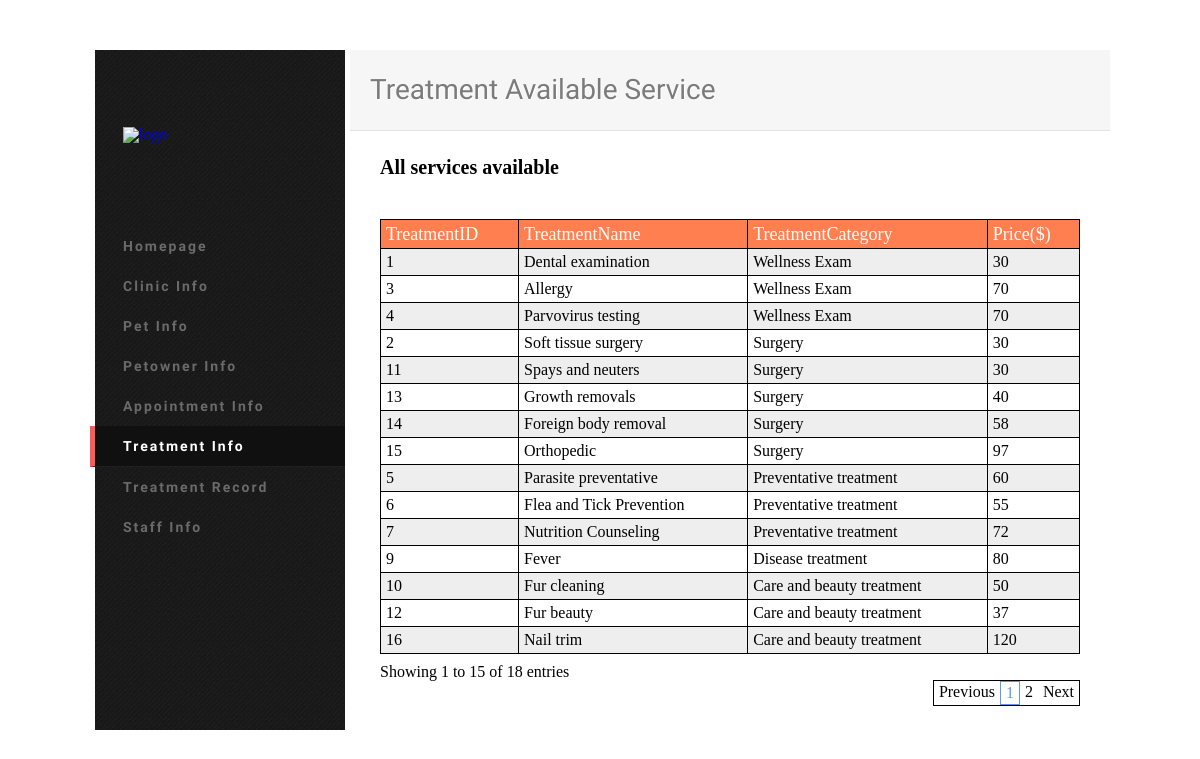
The app's page /treatmentinfo.php?page=1 with its own data.
### tables this page shows
CREATE TABLE `treatment` (
  `TreatmentID` int(11) NOT NULL,
  `TreatmentName` varchar(45) NOT NULL,
  `TreatmentCategoryID` varchar(45) NOT NULL,
  `Price` varchar(45) NOT NULL
);

CREATE TABLE `treatmentcategory` (
  `TreatmentCategoryID` varchar(45) NOT NULL,
  `TreatmentCategory` varchar(45) NOT NULL
);

### treatmentinfo.php (the view, shortened to what this page needs)
<!DOCTYPE html>
<html>
		<head>
			<link rel="stylesheet" type="text/css" href="css/treatmentinfo.css" />
		</head>
		<body>
			<div class="container">
				<aside id="sidebar">
					<a href="#" class="logo"><img src="pic/logo2.png" alt="logo" /></a>
					<nav class="main-nav">
						<ul>
							<li><a href="homepage.html">Homepage</a></li>
							<li><a href="clinicinfohomepage.php">Clinic Info</a></li>
							<li><a href="petview.php?page=1">Pet Info</a></li>
							<li><a href="petowner.php">Petowner Info</a></li>
							<li><a href="appointmentinfo.html">Appointment Info</a></li>
							<li class="active"><a href="treatmentinfo.php?page=1">Treatment Info</a></li>
							<li><a href="treatmentrecord.php">Treatment Record</a></li>
							<li><a href="staffinfo.php">Staff Info</a></li>
						</ul>
					</nav>
				</aside>
				<section id="content">
						<header>
								<h1>Treatment Available Service</h1>
						</header>
						<div class="main"><br>
							<h2 style="margin-left: 20px; padding:10px;">All services available</h2>
							<br><br>
							<?php
                            $con = mysql_connect("localhost", "root");
							$page = $_GET['page'];
                            $pagesize = 15;
							$pagenumber = ($page - 1)*$pagesize;
							$num = mysql_num_rows(mysql_query("SELECT * FROM treatment"));
							$pagenumber_min = ($page - 1)*$pagesize+1;
							if(($num-($page - 1)*$pagesize)<$pagesize){
								$pagenumber_max = $num;
							}
							else{
								$pagenumber_max = $pagenumber+$pagesize;
							}
							$pageabsolute = ceil($num/$pagesize);
                            $sql = "SELECT * FROM treatment INNER JOIN treatmentcategory ON treatment.TreatmentCategoryID=treatmentcategory.TreatmentCategoryID limit $pagenumber, $pagesize";
                            $mydata = mysql_query($sql, $con);
							echo "<table>
								<tr>
									<th>TreatmentID</th>
									<th>TreatmentName</th>
									<th>TreatmentCategory</th>
									<th>Price($)</th>
								</tr>";
                            while($record = mysql_fetch_array($mydata)){
                                echo "<tr>";
                                echo "<td>" . $record['TreatmentID'] . "</td>";
                                echo "<td>" . $record['TreatmentName'] . "</td>";
                                echo "<td>" . $record['TreatmentCategory'] . "</td>";
                                echo "<td>" . $record['Price'] . "</td>";
                                echo "</tr>";
                            }
                            echo "</table>";
                            ?>
							<div class="move";>
								Showing <strong><?php echo $pagenumber_min?></strong> to <strong><?php echo $pagenumber_max?></strong> of <strong><?php echo $num?></strong> entries</div>
							<aside id="pageselect">
								<nav class="page-nav">
								<ul>
									<?php
									if($page == 1){
									echo'<li><a href="treatmentinfo.php?page='.($page).'">Previous</a><li>';
									}
								else{
									echo'<li><a href="treatmentinfo.php?page='.($page-1).'">Previous</a><li>';
								}
								    ?>
									<?php for($i=0;$i<$pageabsolute;$i++){
	                                if($page == ($i+1)){
										echo '<li class="active1"><a href="treatmentinfo.php?page='.($i+1).'class="selected">'.($i+1).'</a></li>';
									}
	                                else{
									    echo '<li><a href="treatmentinfo.php?page='.($i+1).'" >'.($i+1).'</a></li>';
									}
									}?>
									<?php
									if($page == $pageabsolute){
									echo'<li><a href="treatmentinfo.php?page='.($page).'">Next</a><li>';
									}
								else{
									echo'<li><a href="treatmentinfo.php?page='.($page+1).'">Next</a><li>';
								}
								    ?>
								</ul>
								</nav>
							</aside>
					</div>
				</section>
			</div>
	</body>
</html>

### css/treatmentinfo.css (style rules this page uses)
html, body, div, span, applet, object, iframe, h1, h2, h3, h4, h5, h6, p, blockquote, pre, a, abbr, acronym, address, big, cite, code, del, dfn, em, img, ins, kbd, q, s, samp, small, strike, strong, sub, sup, tt, var, b, u, i, center, dl, dt, dd, ol, ul, li, fieldset, form, label, legend, table, caption, tbody, tfoot, thead, tr, th, td, article, aside, canvas, details, embed, figure, figcaption, footer, header, hgroup, menu, nav, output, ruby, section, summary, time, mark, audio, video { margin: 0; padding: 0; border: 0; font-size: 100%; font: inherit; vertical-align: baseline; }
article, aside, details, figcaption, figure, footer, header, hgroup, menu, nav, section { display: block; }
body { line-height: 1; }
ol, ul { list-style: none; }
table { border-collapse: collapse; border-spacing: 0; }
body { background-image: url(../pic/bg.png); color:#000; font:''14px 'Dosis', Arial, Helvetica, "Trebuchet MS", sans-serif; }
h1,h2,h3,h4,h5,h6 { font-weight:bold; }
h1 { font-size:24px; }
h2 { font-size:20px; }
a { color: #00e; text-decoration: none; }
.container { width:1020px; margin: 50px auto 50px; }
#sidebar { height: 680px; width:250px; float: left; border-left: 5px solid #fff; background:url(../pic/sidebar-bg.png); position: relative; }
#sidebar .logo { display:block; margin: 77px 0px 50px 28px; width: 149px; height: 49px; }
#sidebar .main-nav > ul > li { position: relative; color: #e5e5e5; padding-left: 33px; font: bold 14px 'Dosis'; line-height: 40px; letter-spacing: 2px; }
#sidebar .main-nav > ul { margin-left: -5px; }
#sidebar .main-nav > ul > li a { color: #6a6a6a; display: inline-block; width: 100%; height: 100%; }
#sidebar .main-nav > ul > li:hover, #sidebar .main-nav > ul > li.active { background: #111011; border-left: 5px solid #ff5b5b; border-bottom: 1px solid #212021; padding-left: 28px; }
#sidebar .main-nav > ul > li:hover > a, #sidebar .main-nav > ul > li.active > a { color: #fff; }
#content { width: 760px; float: right; }
#content header { background: #f6f6f6; padding: 0px 20px; height: 80px; border-bottom: 1px solid #e3e3e3; position: relative; }
#content header h1 { color: #7c7b7c; font: normal 28px "Dosis"; line-height: 80px; text-shadow: 1px 1px 1px #fff; }
#content .main { width:760px; height:600px; background-color:#FFFFFF; }
.move { margin-left: 30px; margin-top: 10px; }
#pageselect { max-width: 100% height:100% padding: 10px; position: relative; right: 0px; }
#pageselect .page-nav > ul { position: absolute; list-style-type: none; overflow: hidden; border: 1px solid Black; right: 30px; }
#pageselect .page-nav > ul > li { float: left; }
#pageselect .page-nav > ul > li a { display: block; color:black; padding: 3px 5px; text-decoration: none; }
#pageselect .page-nav > ul > li:hover, #pageselect .page-nav > ul > li.active1 { border: 1px solid cornflowerblue; color:white; }
#pageselect .page-nav > ul > li:hover > a, #pageselect .page-nav > ul > li.active1 > a { background-color: white; color:cornflowerblue; }

### treatmentinfo.php (style rules this page uses)
table { width:700px; margin-left: 30px; margin-right: 40px; }
table, th, td { border: 1px solid Black; border-collapse: collapse; }
th, td { padding: 5px; text-align: left; }
table tr:nth-child(even) { background-color: #eee; }
table tr:nth-child(odd) { background-color:#fff; }
table th { background-color:coral; color: white; font-size: 18px; }

### records on screen
treatment: TreatmentID "1", TreatmentName "Dental examination", TreatmentCategoryID.TreatmentCategory "Wellness Exam", Price "30"
treatment: TreatmentID "3", TreatmentName "Allergy", TreatmentCategoryID.TreatmentCategory "Wellness Exam", Price "70"
treatment: TreatmentID "4", TreatmentName "Parvovirus testing", TreatmentCategoryID.TreatmentCategory "Wellness Exam", Price "70"
treatment: TreatmentID "2", TreatmentName "Soft tissue surgery", TreatmentCategoryID.TreatmentCategory "Surgery", Price "30"
treatment: TreatmentID "11", TreatmentName "Spays and neuters", TreatmentCategoryID.TreatmentCategory "Surgery", Price "30"
treatment: TreatmentID "13", TreatmentName "Growth removals", TreatmentCategoryID.TreatmentCategory "Surgery", Price "40"
treatment: TreatmentID "14", TreatmentName "Foreign body removal", TreatmentCategoryID.TreatmentCategory "Surgery", Price "58"
treatment: TreatmentID "15", TreatmentName "Orthopedic", TreatmentCategoryID.TreatmentCategory "Surgery", Price "97"
treatment: TreatmentID "5", TreatmentName "Parasite preventative", TreatmentCategoryID.TreatmentCategory "Preventative treatment", Price "60"
treatment: TreatmentID "6", TreatmentName "Flea and Tick Prevention", TreatmentCategoryID.TreatmentCategory "Preventative treatment", Price "55"
treatment: TreatmentID "7", TreatmentName "Nutrition Counseling", TreatmentCategoryID.TreatmentCategory "Preventative treatment", Price "72"
treatment: TreatmentID "9", TreatmentName "Fever", TreatmentCategoryID.TreatmentCategory "Disease treatment", Price "80"
treatment: TreatmentID "10", TreatmentName "Fur cleaning", TreatmentCategoryID.TreatmentCategory "Care and beauty treatment", Price "50"
treatment: TreatmentID "12", TreatmentName "Fur beauty", TreatmentCategoryID.TreatmentCategory "Care and beauty treatment", Price "37"
treatment: TreatmentID "16", TreatmentName "Nail trim", TreatmentCategoryID.TreatmentCategory "Care and beauty treatment", Price "120"

### other values on screen
$pagenumber_min "1"
$pagenumber_max "15"
$num "18"
